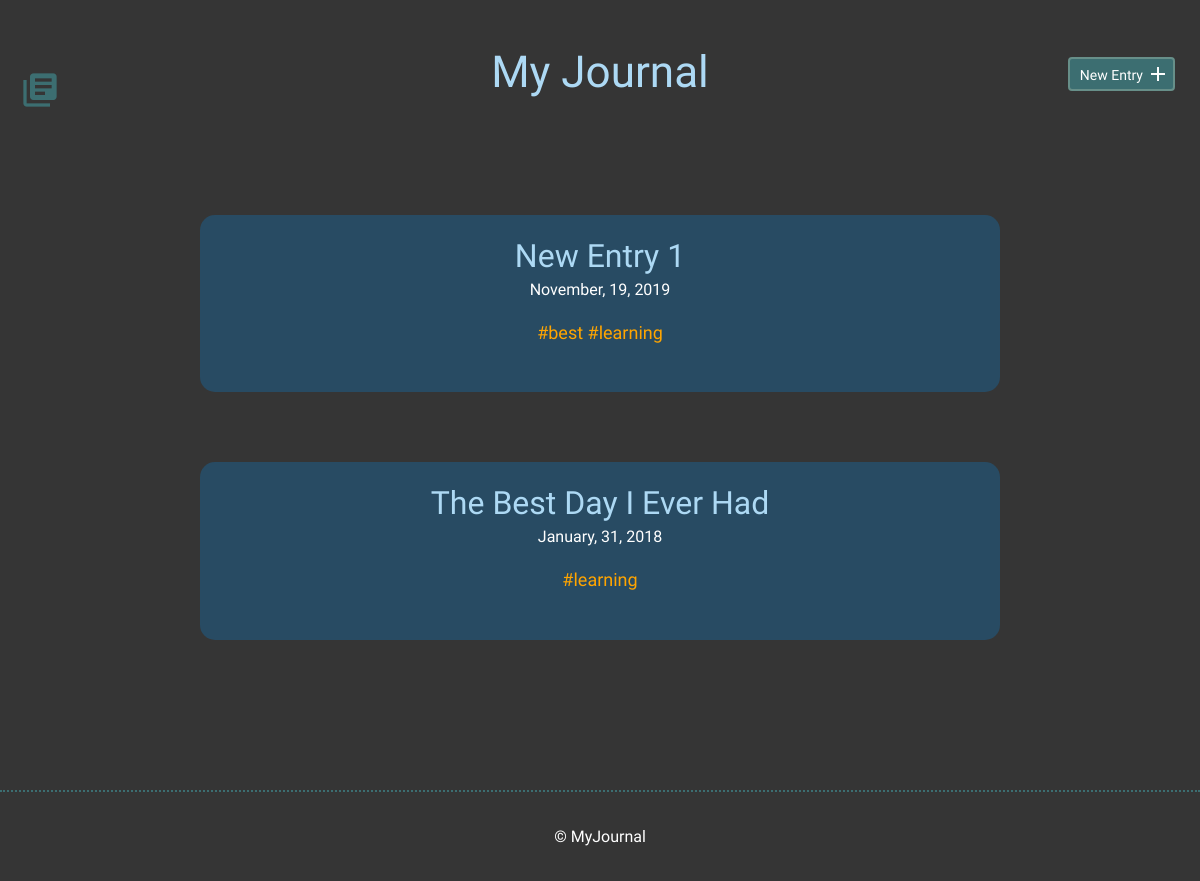
Before: /index.php?tag=learning with the older database file.
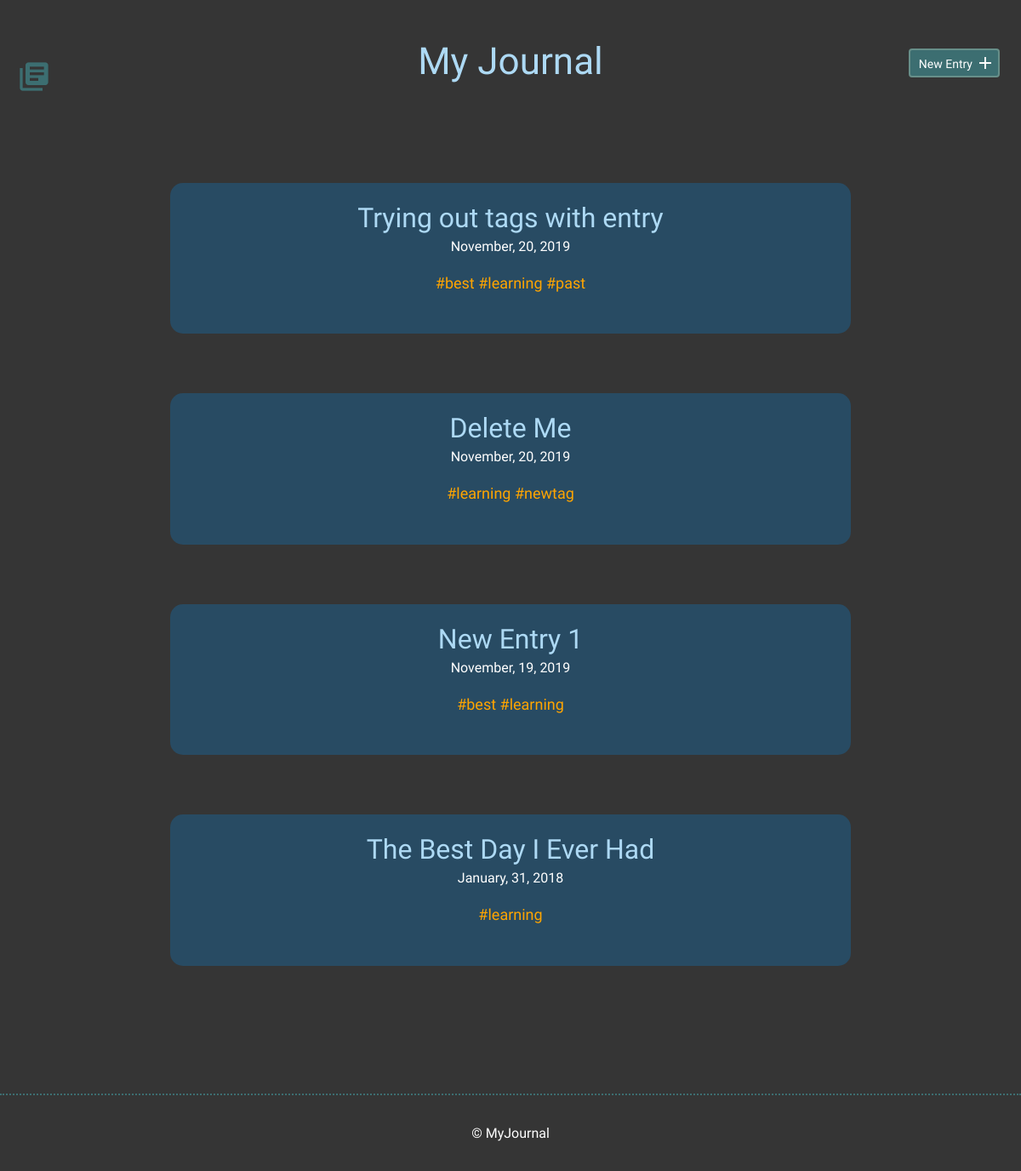
After: the same page with the newer database file.
### tables this page shows
CREATE TABLE "entry_tags" (
	"entry_id"	INTEGER NOT NULL,
	"tag_id"	INTEGER NOT NULL
);

CREATE TABLE "entries" (
	`id`	INTEGER,
	`title`	TEXT,
	`date`	TEXT,
	`time_spent`	INTEGER,
	`learned`	BLOB,
	`resources`	BLOB,
	PRIMARY KEY(`id`)
);

### inc/functions.php (called while the page is built, shortened)
<?php
function sort_by_tags($tag){
    include ("connection.php");
    try {
        $sql = "SELECT * FROM entries JOIN entry_tags ON entries.id = entry_tags.entry_id JOIN tags ON tags.id = entry_tags.tag_id WHERE tags.tags = :tag ORDER BY date DESC";
        $stmt = $db->prepare($sql);
        $stmt->bindParam(':tag',$tag,PDO::PARAM_STR);
        $stmt->execute();
        $results = $stmt->fetchAll(PDO::FETCH_ASSOC);
        return $results;
    } catch (Exception $e) {
        echo "Unable to query DB" . $e->getMessage();
    }
}
function get_tags_by_entry_id($entries_id){
    include ("connection.php");
    try {
    $sql = "SELECT tags.id, tags.tags FROM tags JOIN entry_tags ON tags.id = entry_tags.tag_id WHERE entry_tags.entry_id = :entries_id";
    $stmt = $db->prepare($sql);
    $stmt->bindParam(':entries_id',$entries_id,PDO::PARAM_INT);
    $stmt->execute();
    $results = $stmt->fetchAll(PDO::FETCH_ASSOC);
    if(!empty($results)) {
        return $results;
    } else {
        return false;
    }
} catch (Exception $e) {
    echo "Unable to query DB" . $e->getMessage();
}
}
?>

### index.php (the view, shortened to what this page needs)
<?php include ("inc/header.php"); ?>
<?php
if(isset($_GET['tag'])) {
    $sortTag = $_GET['tag'];
}
?>
        <section>
            <div class="container">
                <div class="entry-list">
                    <?php
                    if(isset($sortTag)){
                        $entries = sort_by_tags($sortTag);
                        foreach($entries AS $entry) {
                            echo "<article>
                            <h2><a href=\"detail.php?id=". $entry['id'] . "\">" .$entry['title']. "</a></h2>
                            <time datetime=\"" . $entry['date'] . "\">" . date('F, d, Y', strtotime($entry['date'])) . "</time>";
                            $tags = get_tags_by_entry_id($entry['entry_id']);
                            if($tags == true){
                                echo "<p>";
                                $tags = array_column($tags, "tags");
                                foreach($tags as $tag){
                                    echo "<a class='taglink' href=index.php?tag=".$tag. ">#" . $tag . "</a> ";
                                }
                                echo "</p>";
                            }
                             echo "</article>";
                        }
                    }
                    ?>
                </div>
            </div>
        </section>
<?php include ("inc/footer.php"); ?>

### inc/header.php (shortened to what this page needs)
<?php include ("functions.php"); ?>
<!DOCTYPE html>
<html>
    <head>
        <link rel="stylesheet" href="css/normalize.css">
        <link rel="stylesheet" href="css/site.css">
    </head>
    <body>
        <header>
            <div class="container">
                <div class="site-header">
                    <a class="logo" href="index.php"><i class="material-icons">library_books</i></a>
                    <span class="title"><h1> My Journal</h1></span>
                    <a class="button icon-right" href="new.php"><span>New Entry</span> <i class="material-icons">add</i></a>
                </div>
            </div>
        </header>

### inc/footer.php
<footer>
            <div>
                &copy; MyJournal
            </div>
        </footer>
    </body>
</html>

### css/site.css (style rules this page uses)
body { font-size: 16px; background-color: #353535; color: #FFFFFF; font-family: 'Cousine', serif; font-weight: 400; }
.container { margin: 0 auto; padding: 0 25px; }
.title { display:block; margin: 50px auto; width: 33%; text-align:center; display:block; }
header .site-header { margin: 0 auto; height: 95px; }
header .logo i { color: #3C6E71; margin: 20px 0 0 -5px; float: left; font-size: 40px; }
header .button { float: right; margin: 33px 0 0 0; }
footer { text-align: center; padding: 35px 0; border-top: 2px dotted #3C6E71; }
.button { padding: 8px 10px 6px 10px; background: #3C6E71; border: 2px solid #678f89; border-radius: 4px; text-decoration: none; color: #FFF; position: relative; text-align: center; font-size: 14px; margin-bottom: 15px; }
.button.icon-right { padding-right: 30px; top: -120px; display:block; }
.button.icon-right i { position: absolute; top: 3px; right: 3px; }
h1, h2, h3 { margin: 0; font-weight: 400; line-height: 1em; color: #ADD9F4; }
h1 { font-size: 44px; margin-bottom: 12px; }
h2 { font-size: 32px; }
h2 a { text-decoration: none; color: #ADD9F4; }
p { line-height: 1.8em; font-size: 18px; }
p a { border-bottom: 2px solid #468C98; padding: 0; color: #468C98; text-decoration: none; }
article { background-color: #284B63; padding: 25px 0; border-radius: 15px; }
.entry-list, .edit-entry, .new-entry { max-width: 800px; margin: 0 auto; padding: 70px 0 150px 0; }
.entry-list article { margin-bottom: 70px; text-align: center; }
.entry-list article:last-child { margin-bottom: 0; }
.entry-list article h2 { margin-bottom: 8px; }
.taglink:link, .taglink:visited, .taglink:hover,.taglink:active { color: orange; border-bottom: none; }

Changed rows visible on the page:
added entry_tags: entry.title "Trying out tags with entry", entry.date "November, 20, 2019", tag "best", tag "learning", tag "past"
added entry_tags: entry.title "Delete Me", entry.date "November, 20, 2019", tag "learning", tag "newtag"
